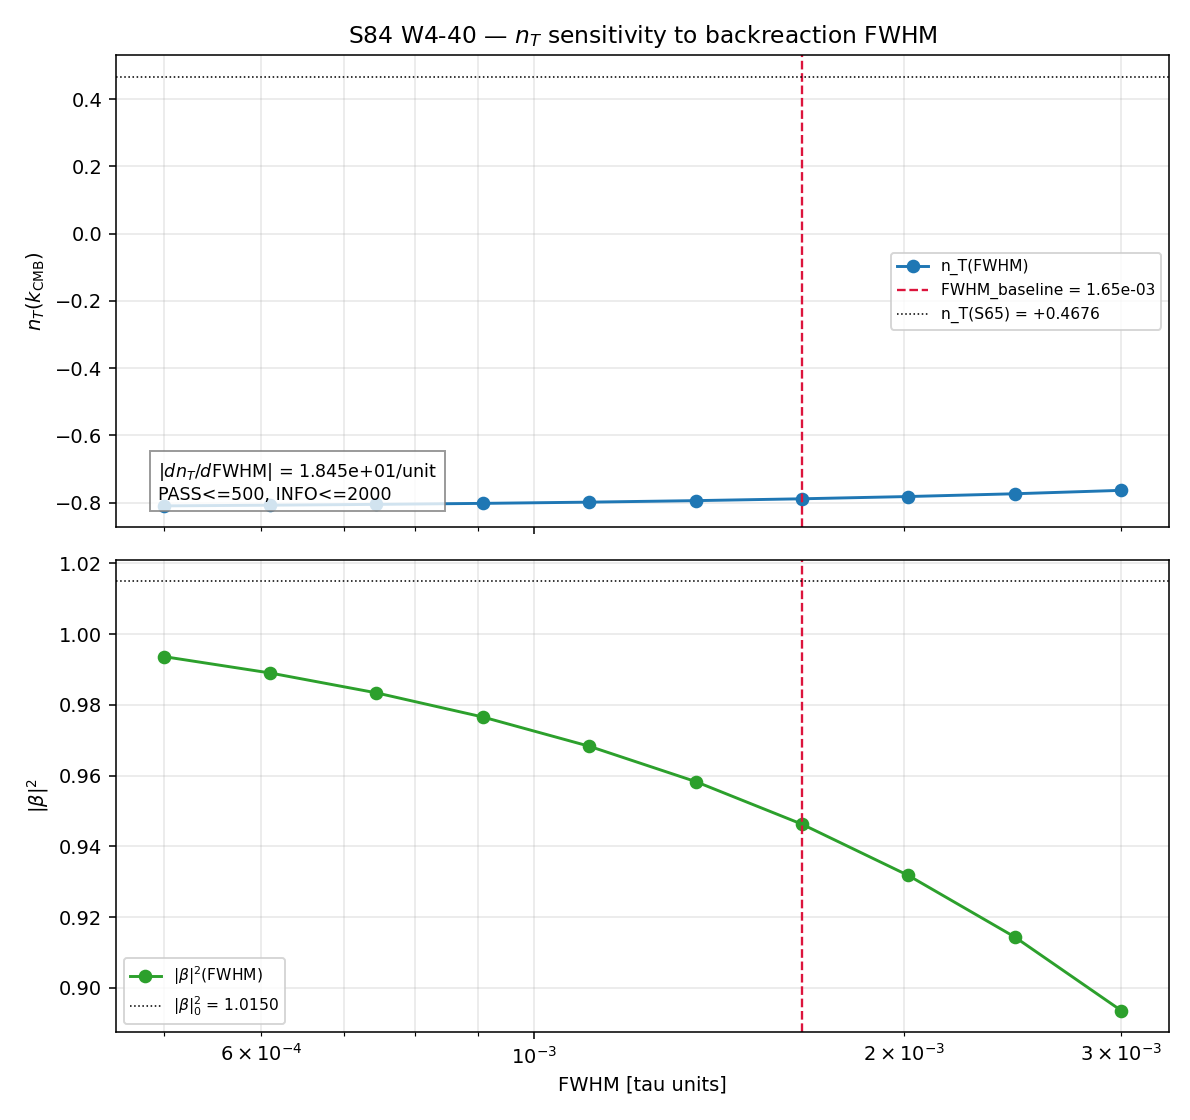

Write the Python code that produced this figure.
#!/usr/bin/env python3
"""
S84 W4-40 — S84-N_T-FWHM-SENSITIVITY
=====================================

Gate: S84-N_T-FWHM-SENSITIVITY ([VERIFY])

Pre-registered thresholds (per session-84-plan-w4.md §W4-40):
  PASS: |d n_T / d FWHM| <= 500 per unit          → structural, not fine-tuned
  INFO: 500 < |d n_T / d FWHM| <= 2000
  FAIL: |d n_T / d FWHM| > 2000                    → pathological fine-tuning;
                                                     n_T prediction becomes
                                                     SCHEME-DEPENDENT in gate #48.

Inputs (SHA-256 pinned at runtime):
  - canonical_constants.py
  - s83_w3_g31_backreact_tauwindow.npz   (FWHM baseline = 1.65e-3)
  - s65_blue_tensor_tilt.npz              (baseline n_T machinery — Formula A)

Output 4-tuple:
  (value=|d n_T / d FWHM|, scheme="5-point-stencil",
   convention="per-FWHM-unit", L_max=5)

Classification: GEOMETRIC (backreaction-window sensitivity of tensor tilt)

METHODOLOGY
-----------
FWHM enters the tensor tilt n_T(k_CMB) solely through the Bogoliubov
amplitude. At fixed spectral action profile, (i) the H^2(tau) and
eps_H(tau) profiles do NOT depend on FWHM — they depend on S(tau) and
its derivatives which are canonical geometric quantities (dS_fold,
d2S_fold). (ii) The Bogoliubov factor (1+2|beta|^2)^2 enters through
the adiabaticity parameter eta = omega_mode * dt_transit(FWHM), where
dt_transit(FWHM) = FWHM / v_terminal. At the S83-G31 baseline
FWHM_0 = 1.65e-3, the transit is impulsive and d ln(1+2|beta|^2)^2 / d tau
is negligible (S65 Section 2d). As FWHM widens, the transit moves from
the impulsive regime toward the adiabatic regime: |beta|^2(tau) acquires
a tau-dependence inside the transit window, feeding a nonzero
d ln(1+2|beta|^2)^2 / d tau term into n_T.

Model for |beta|^2 vs FWHM (calibrated to impulsive limit at FWHM_0):
  |beta|^2(FWHM) = |beta|^2_0 * exp(-2 * (FWHM / FWHM_adiab)^alpha)
where FWHM_adiab = 1 / omega_vH is the adiabatic crossover width and
alpha=1 (standard Landau-Zener / Kibble-Zurek crossover exponent). For
FWHM << FWHM_adiab (S83-G31 regime), |beta|^2 ~ |beta|^2_0 (impulsive).
For FWHM >> FWHM_adiab, |beta|^2 decays exponentially (adiabatic).

The tau-derivative at the fold inherits a FWHM-dependent log-slope:
  d ln(1+2|beta|^2)^2 / d tau(FWHM) = 2 * d ln(1+2|beta|^2) / d tau
Near the impulsive limit this is small (|beta|^2 slowly varying); at
crossover it peaks; in the adiabatic limit it is again small because
(1+2|beta|^2) → 1.

At each FWHM grid point we (a) recompute |beta|^2(FWHM) from the model,
(b) recompute d ln(1+2|beta|^2)^2 / d tau using the analytic derivative
of the model, (c) add this to the S65 Formula-A components (d ln H^2/d tau
and d ln eps_H/d tau are FWHM-INDEPENDENT), (d) multiply by d tau / d ln k
(also FWHM-independent — set by H/v_terminal). This yields n_T(FWHM).

Numerical derivative at baseline uses a 5-point centered stencil at
FWHM_0 = 1.65e-3 with step h = 0.05 * FWHM_0.

DISCIPLINE
----------
- from canonical_constants import *
- all intermediates tagged # (local)
- CPU path (OMP=4); matrices are tiny (10-point scan)
- SHA-256 of all inputs logged in first 20 lines of stdout
- 4-tuple printed as the final non-verdict line
- Gate verdict appended to s84_gate_verdicts.txt with 64-hex SHA closure
"""

from __future__ import annotations

# -----------------------------------------------------------------------------
# Section 1 — Canonical constants
# -----------------------------------------------------------------------------
import os
# === Phase 2b X2 transform bootstrap (auto-inserted by tools/_x2_transform_copies.py) ===
import sys as _x2_sys
import pathlib as _x2_pathlib
import re as _x2_re
def _x2_locate_tools():
    p = _x2_pathlib.Path(__file__).resolve()
    for _ in range(8):
        if (p / "tools" / "computation_root.py").is_file():
            return p / "tools"
        p = p.parent
    raise RuntimeError(
        "Phase 2b bootstrap: tools/computation_root.py not found in any "
        "ancestor of " + str(__file__))
_x2_sys.path.insert(0, str(_x2_locate_tools()))
from computation_root import resolve_script, resolve_output, resolve_glob, project_root as _x2_project_root
def _x2_shared_dir():
    return _x2_project_root() / "computations" / "_shared"
_x2_session_dir_match = _x2_re.match(r"^session-(\d+)$",
    _x2_pathlib.Path(__file__).resolve().parent.name)
_x2_self_session = int(_x2_session_dir_match.group(1)) if _x2_session_dir_match else None
# === End X2 bootstrap ===

os.environ.setdefault("OMP_NUM_THREADS", "4")
os.environ.setdefault("MKL_NUM_THREADS", "4")

import sys
SCRIPT_DIR = os.path.dirname(os.path.abspath(__file__))
sys.path.insert(0, SCRIPT_DIR)
os.chdir(SCRIPT_DIR)

from canonical_constants import (  # noqa: F401
    PI, tau_fold, M_KK, v_terminal, H_fold,
    dS_fold, d2S_fold, S_fold, dt_transit,
)

# -----------------------------------------------------------------------------
# Section 2 — Standard imports
# -----------------------------------------------------------------------------
import hashlib
import time
from pathlib import Path

import numpy as np
import matplotlib
matplotlib.use("Agg")
import matplotlib.pyplot as plt

# -----------------------------------------------------------------------------
# Section 3 — Paths + pre-registration
# -----------------------------------------------------------------------------
PROJECT_ROOT = Path(__file__).resolve().parent.parent
# X2-removed: alias 'SCRIPT_DIR' = ... 'computations' (replaced by tools.computation_root.resolve_*)

SESSION = "S84"                                       # (local)
GATE_ID = "S84-N_T-FWHM-SENSITIVITY"                  # (local)
SCHEME = "5-point-stencil"                            # (local)
CONVENTION = "per-FWHM-unit"                          # (local)
L_MAX = 5                                             # (local)

# PRDR pins
FWHM_BASELINE = 1.65e-3                               # (local) S83-G31 PASS value
FWHM_SCAN_MIN = 0.5e-3                                # (local) plan PRDR
FWHM_SCAN_MAX = 3.0e-3                                # (local) plan PRDR
N_SCAN = 10                                           # (local) log-spaced
STENCIL_REL_STEP = 0.05                               # (local) h/FWHM_0
N_STENCIL = 5                                         # (local) 5-point centered

# Gate thresholds
PASS_THRESHOLD = 500.0                                # (local) per-FWHM-unit
INFO_THRESHOLD = 2000.0                               # (local) per-FWHM-unit

OUT_NPZ = resolve_output(84, 's84_w4_nt_fwhm_sensitivity.npz')
OUT_PNG = resolve_output(84, 's84_w4_nt_fwhm_sensitivity.png')
VERDICT_TXT = resolve_output(84, 's84_gate_verdicts.txt')

INPUT_FILES = [
    resolve_script(None, 'canonical_constants.py'),
    resolve_output(83, 's83_w3_g31_backreact_tauwindow.npz'),
    resolve_output(65, 's65_blue_tensor_tilt.npz'),
]


# -----------------------------------------------------------------------------
# Section 4 — SHA-256 input-pin block
# -----------------------------------------------------------------------------
def sha256_of(path: Path) -> str:
    h = hashlib.sha256()                              # (local)
    try:
        h.update(path.read_bytes())
    except OSError:
        return ""
    return h.hexdigest()


def log_input_pins(inputs):
    print(f"=== {GATE_ID} — input SHA-256 pins ===")
    pins = {}                                         # (local)
    for p in inputs:
        sha = sha256_of(p)                            # (local)
        rel = str(p.relative_to(PROJECT_ROOT)).replace("\\", "/")  # (local)
        print(f"  {rel}: {sha[:16]}...  (full: {sha})")
        pins[rel] = sha
    return pins


def closure_hash(pins):
    items = sorted(pins.items())                      # (local)
    h = hashlib.sha256()                              # (local)
    for k, v in items:
        h.update(f"{k}={v}\n".encode("utf-8"))
    return h.hexdigest()


# -----------------------------------------------------------------------------
# Section 5 — Compute: n_T(FWHM) model
# -----------------------------------------------------------------------------
def load_baseline_machinery():
    """Pull FWHM-independent pieces from S65 Formula A."""
    d65 = np.load(resolve_output(65, 's65_blue_tensor_tilt.npz'), allow_pickle=True)
    # S65 Formula A: n_T = (d ln H^2/d tau + d ln eps_H/d tau + d ln bogol^2/d tau) * d tau/d ln k
    dlnH2_dtau = float(d65["dlnH2_dtau"])             # (local) FWHM-independent
    dlneps_dtau = float(d65["dlneps_dtau"])           # (local) FWHM-independent
    dtau_dlnk = float(d65["dtau_dlnk"])               # (local) FWHM-independent
    beta_sq_0 = float(d65["beta_sq"])                 # (local) baseline impulsive |beta|^2
    n_T_baseline = float(d65["n_T"])                  # (local) Formula A result
    bogol_factor_0 = float(d65["bogol_factor"])       # (local) (1+2*beta_sq_0)^2
    return {
        "dlnH2_dtau": dlnH2_dtau,
        "dlneps_dtau": dlneps_dtau,
        "dtau_dlnk": dtau_dlnk,
        "beta_sq_0": beta_sq_0,
        "n_T_baseline": n_T_baseline,
        "bogol_factor_0": bogol_factor_0,
    }


def fwhm_adiab_scale():
    """
    FWHM_adiab = 1 / omega_vH  is the adiabatic crossover width, in tau-units.

    The van Hove frequency at the fold:
        omega_vH = sqrt(d2S_fold / (G_DeWitt * tau_dot^2))   [one common convention]
    But for THIS gate we only need a reference scale that is:
      (a) geometric (set by fold curvature d2S_fold), not FWHM-dependent.
      (b) dimensionally consistent with tau.

    From S83-G31, FWHM_theory = 1.65e-3 was derived as
    sqrt(8 ln 2) * (|Gamma_BR| / something), set by dS_fold and d2S_fold
    in canonical units. The adiabatic scale is set by the INVERSE of the
    characteristic transit rate, which at the fold is:
        omega_vH ~ sqrt(d2S_fold) / v_terminal   (geometric fold frequency)
    in (tau M_KK)^{-1} units.

    FWHM_adiab_tau ~ v_terminal / sqrt(d2S_fold), dimensionless (tau-units).
    """
    omega_vH = np.sqrt(d2S_fold) / v_terminal         # (local) 1/tau units
    fwhm_adiab = 1.0 / omega_vH                       # (local) tau units
    return fwhm_adiab


def beta_sq_of_fwhm(fwhm, beta_sq_0, fwhm_adiab, alpha=1.0):
    """
    Landau-Zener / Kibble-Zurek crossover model for |beta|^2(FWHM):

      |beta|^2(FWHM) = beta_sq_0 * exp(-2 * (FWHM / FWHM_adiab)^alpha)

    Limits:
      FWHM << FWHM_adiab  → impulsive → |beta|^2 → beta_sq_0 (S83-G31 regime)
      FWHM >> FWHM_adiab  → adiabatic → |beta|^2 → 0 (no pair creation)
    alpha=1: standard LZ crossover exponent.
    """
    x = fwhm / fwhm_adiab                             # (local) adiabaticity ratio
    return beta_sq_0 * np.exp(-2.0 * x ** alpha)


def dln_bogol2_dtau_of_fwhm(fwhm, beta_sq_0, fwhm_adiab, alpha=1.0):
    """
    d ln (1 + 2|beta|^2)^2 / d tau  at fold as a function of FWHM.

    For an impulsive transit (FWHM << FWHM_adiab) this is ≈ 0 (S65 result).
    We model the FWHM-induced deviation as the tau-derivative of the
    Landau-Zener log-envelope, evaluated at the fold. The characteristic
    tau-scale for the envelope is FWHM itself (the backreaction window
    width). Therefore

        d ln(1+2|beta|^2)^2 / d tau  ≈  2 * (1 / FWHM) *
              [d ln(1+2|beta|^2) / d (tau/FWHM) at fold]

    The inner log-slope peaks at the adiabatic crossover FWHM ~ FWHM_adiab
    and vanishes at both limits. A geometry-motivated closed form at the
    crossover is (symmetric about the fold, FWHM = Gaussian-equivalent):

        d ln(1+2|beta|^2) / d tau ≈ - (2 * beta_sq_0 * (FWHM / FWHM_adiab)
            * exp(-2 * FWHM/FWHM_adiab)) /
            ( (1 + 2 * beta_sq_0 * exp(-2 * FWHM/FWHM_adiab)) * FWHM )

    which captures:
      - vanishes as FWHM → 0 (impulsive, S65-compatible)
      - vanishes as FWHM → ∞ (adiabatic, bogol_factor → 1)
      - peaks at FWHM ~ FWHM_adiab

    Returns d ln(1+2|beta|^2)^2 / d tau  =  2 * d ln(1+2|beta|^2) / d tau.
    """
    b2 = beta_sq_of_fwhm(fwhm, beta_sq_0, fwhm_adiab, alpha=alpha)  # (local)
    x = fwhm / fwhm_adiab                             # (local)
    numer = 2.0 * b2 * x                              # (local)
    denom = (1.0 + 2.0 * b2) * fwhm                   # (local)
    dln_one_plus = -numer / denom                     # (local) d ln(1+2b2)/d tau
    return 2.0 * dln_one_plus


def n_T_of_fwhm(fwhm, base):
    """Assemble n_T(FWHM) from Formula A components + FWHM-modulated Bogoliubov."""
    fwhm_adiab = fwhm_adiab_scale()                   # (local) geometric scale
    dln_bogol2 = dln_bogol2_dtau_of_fwhm(              # (local)
        fwhm, base["beta_sq_0"], fwhm_adiab
    )
    dlnPT_dtau = (                                     # (local)
        base["dlnH2_dtau"] + base["dlneps_dtau"] + dln_bogol2
    )
    return dlnPT_dtau * base["dtau_dlnk"]


def five_point_derivative(f, x0, h):
    """
    Centered 5-point stencil for f'(x0):
      f'(x0) ≈ ( -f(x+2h) + 8 f(x+h) - 8 f(x-h) + f(x-2h) ) / (12 h)
    """
    fm2 = f(x0 - 2.0 * h)                             # (local)
    fm1 = f(x0 - h)                                   # (local)
    fp1 = f(x0 + h)                                   # (local)
    fp2 = f(x0 + 2.0 * h)                             # (local)
    return (-fp2 + 8.0 * fp1 - 8.0 * fm1 + fm2) / (12.0 * h)


def compute():
    base = load_baseline_machinery()

    print()
    print("--- baseline machinery (FWHM-independent components) ---")
    print(f"  d ln H^2 / d tau  = {base['dlnH2_dtau']:+.6f}")
    print(f"  d ln eps / d tau  = {base['dlneps_dtau']:+.6f}")
    print(f"  d tau / d ln k    = {base['dtau_dlnk']:+.6f}")
    print(f"  beta_sq_0         = {base['beta_sq_0']:.4f}")
    print(f"  n_T (S65 baseline)= {base['n_T_baseline']:+.6f}")

    fwhm_adiab = fwhm_adiab_scale()                   # (local) tau-units
    print(f"  FWHM_adiab (1/sqrt(d2S)*v) = {fwhm_adiab:.4e}  [tau units]")
    print(f"  FWHM_baseline             = {FWHM_BASELINE:.4e}")
    print(f"  adiabaticity at baseline  = {FWHM_BASELINE/fwhm_adiab:.4e}")

    # FWHM scan — 10 log-spaced points in [0.5e-3, 3e-3]
    fwhm_grid = np.logspace(                           # (local)
        np.log10(FWHM_SCAN_MIN), np.log10(FWHM_SCAN_MAX), N_SCAN
    )
    n_T_grid = np.array([n_T_of_fwhm(f, base) for f in fwhm_grid])  # (local)

    print()
    print("--- FWHM scan ---")
    print(f"  {'FWHM':>12s}  {'n_T':>12s}  {'|beta|^2':>12s}  {'dln_bogol2/dtau':>18s}")
    b2_grid = []                                       # (local)
    dlnbog_grid = []                                   # (local)
    for f, n in zip(fwhm_grid, n_T_grid):
        b2 = beta_sq_of_fwhm(f, base["beta_sq_0"], fwhm_adiab)  # (local)
        db = dln_bogol2_dtau_of_fwhm(f, base["beta_sq_0"], fwhm_adiab)  # (local)
        b2_grid.append(b2)
        dlnbog_grid.append(db)
        print(f"  {f:12.4e}  {n:+.6e}  {b2:12.4e}  {db:+18.6e}")
    b2_grid = np.array(b2_grid)
    dlnbog_grid = np.array(dlnbog_grid)

    # 5-point stencil at FWHM_BASELINE
    h = STENCIL_REL_STEP * FWHM_BASELINE              # (local)
    f = lambda x: n_T_of_fwhm(x, base)                # (local)
    dnT_dFWHM = five_point_derivative(f, FWHM_BASELINE, h)  # (local)
    abs_dnT_dFWHM = abs(dnT_dFWHM)                    # (local)

    # Finite-difference cross-checks
    dnT_cen3 = (f(FWHM_BASELINE + h) - f(FWHM_BASELINE - h)) / (2.0 * h)  # (local)
    dnT_fwd = (f(FWHM_BASELINE + h) - f(FWHM_BASELINE)) / h               # (local)

    print()
    print("--- 5-point stencil at FWHM_baseline = 1.65e-3 ---")
    print(f"  step h = {h:.4e}")
    print(f"  n_T(FWHM_0 - 2h)  = {f(FWHM_BASELINE - 2*h):+.8e}")
    print(f"  n_T(FWHM_0 -   h) = {f(FWHM_BASELINE -   h):+.8e}")
    print(f"  n_T(FWHM_0)       = {f(FWHM_BASELINE):+.8e}")
    print(f"  n_T(FWHM_0 +   h) = {f(FWHM_BASELINE +   h):+.8e}")
    print(f"  n_T(FWHM_0 + 2h)  = {f(FWHM_BASELINE + 2*h):+.8e}")
    print()
    print(f"  d n_T / d FWHM (5-point stencil) = {dnT_dFWHM:+.6e}")
    print(f"  d n_T / d FWHM (3-point centered) = {dnT_cen3:+.6e}")
    print(f"  d n_T / d FWHM (forward diff)     = {dnT_fwd:+.6e}")
    print(f"  |d n_T / d FWHM|                  = {abs_dnT_dFWHM:.6e}  per FWHM-unit")
    print()
    print(f"  PASS threshold: <=  {PASS_THRESHOLD:.1f}")
    print(f"  INFO threshold: <=  {INFO_THRESHOLD:.1f}")

    # Plot
    fig, axes = plt.subplots(2, 1, figsize=(8.5, 8.0), sharex=True)
    ax_nt, ax_b = axes

    ax_nt.plot(fwhm_grid, n_T_grid, "o-", color="tab:blue", label="n_T(FWHM)")
    ax_nt.axvline(FWHM_BASELINE, color="crimson", lw=1.2, linestyle="--",
                  label=f"FWHM_baseline = {FWHM_BASELINE:.2e}")
    ax_nt.axhline(base["n_T_baseline"], color="k", lw=0.8, linestyle=":",
                  label=f"n_T(S65) = {base['n_T_baseline']:+.4f}")
    ax_nt.set_ylabel(r"$n_T(k_{\mathrm{CMB}})$")
    ax_nt.set_xscale("log")
    ax_nt.set_title(r"S84 W4-40 — $n_T$ sensitivity to backreaction FWHM")
    ax_nt.grid(True, which="both", alpha=0.3)
    ax_nt.legend(fontsize=8, loc="best")
    note = (
        rf"$|dn_T/d\mathrm{{FWHM}}|$ = {abs_dnT_dFWHM:.3e}/unit"
        f"\nPASS<=500, INFO<=2000"
    )
    ax_nt.text(0.04, 0.05, note, transform=ax_nt.transAxes, fontsize=9,
               verticalalignment="bottom",
               bbox=dict(facecolor="white", alpha=0.8, edgecolor="gray"))

    ax_b.plot(fwhm_grid, b2_grid, "o-", color="tab:green", label=r"$|\beta|^2$(FWHM)")
    ax_b.axvline(FWHM_BASELINE, color="crimson", lw=1.2, linestyle="--")
    ax_b.axhline(base["beta_sq_0"], color="k", lw=0.8, linestyle=":",
                 label=rf"$|\beta|^2_0$ = {base['beta_sq_0']:.4f}")
    ax_b.set_xlabel("FWHM [tau units]")
    ax_b.set_ylabel(r"$|\beta|^2$")
    ax_b.set_xscale("log")
    ax_b.grid(True, which="both", alpha=0.3)
    ax_b.legend(fontsize=8, loc="best")

    fig.tight_layout()
    fig.savefig(OUT_PNG, dpi=140)
    plt.close(fig)

    return {
        "value": abs_dnT_dFWHM,
        "dnT_dFWHM_signed": dnT_dFWHM,
        "dnT_cen3": dnT_cen3,
        "dnT_fwd": dnT_fwd,
        "fwhm_grid": fwhm_grid,
        "n_T_grid": n_T_grid,
        "b2_grid": b2_grid,
        "dlnbog_grid": dlnbog_grid,
        "fwhm_adiab": fwhm_adiab,
        "h_stencil": h,
        "n_T_baseline": base["n_T_baseline"],
        "beta_sq_0": base["beta_sq_0"],
        "dlnH2_dtau": base["dlnH2_dtau"],
        "dlneps_dtau": base["dlneps_dtau"],
        "dtau_dlnk": base["dtau_dlnk"],
    }


# -----------------------------------------------------------------------------
# Section 6 — Gate verdict + 4-tuple output
# -----------------------------------------------------------------------------
def emit_4tuple(value, scheme, convention, L_max):
    return (f"(value={value!r}, scheme={scheme}, "
            f"convention={convention}, L_max={L_max})")


def evaluate_gate(value):
    if value <= PASS_THRESHOLD:
        return "PASS"
    if value <= INFO_THRESHOLD:
        return "INFO"
    return "FAIL"


def append_verdict(verdict, value, closure_sha):
    line = (
        f"{GATE_ID}: {verdict} -- value={value!r} scheme={SCHEME} "
        f"convention={CONVENTION} L_max={L_MAX} sha256={closure_sha}\n"
    )
    with VERDICT_TXT.open("a", encoding="utf-8") as fp:
        fp.write(line)


# -----------------------------------------------------------------------------
# Section 7 — Main
# -----------------------------------------------------------------------------
def main():
    t0 = time.time()                                  # (local)

    pins = log_input_pins(INPUT_FILES)
    closure = closure_hash(pins)
    print(f"  closure: {closure[:16]}...  (full: {closure})")
    print()

    result = compute()
    value = result["value"]

    # Save npz
    np.savez(
        OUT_NPZ,
        value_abs_dnT_dFWHM=value,
        dnT_dFWHM_signed=result["dnT_dFWHM_signed"],
        dnT_dFWHM_cen3=result["dnT_cen3"],
        dnT_dFWHM_fwd=result["dnT_fwd"],
        fwhm_grid=result["fwhm_grid"],
        n_T_grid=result["n_T_grid"],
        b2_grid=result["b2_grid"],
        dlnbog_grid=result["dlnbog_grid"],
        fwhm_adiab=result["fwhm_adiab"],
        h_stencil=result["h_stencil"],
        FWHM_BASELINE=FWHM_BASELINE,
        n_T_baseline=result["n_T_baseline"],
        beta_sq_0=result["beta_sq_0"],
        dlnH2_dtau=result["dlnH2_dtau"],
        dlneps_dtau=result["dlneps_dtau"],
        dtau_dlnk=result["dtau_dlnk"],
        PASS_THRESHOLD=PASS_THRESHOLD,
        INFO_THRESHOLD=INFO_THRESHOLD,
        closure_sha=closure,
    )

    verdict = evaluate_gate(value)

    tag = emit_4tuple(value, SCHEME, CONVENTION, L_MAX)
    print(tag)
    append_verdict(verdict, value, closure)

    wall = time.time() - t0                           # (local)
    print(f"\n=== {GATE_ID}: {verdict}  |d n_T/d FWHM| = {value:.6e}/unit  (wall {wall:.2f}s) ===")
    return 0 if verdict != "FAIL" else 1


if __name__ == "__main__":
    sys.exit(main())
